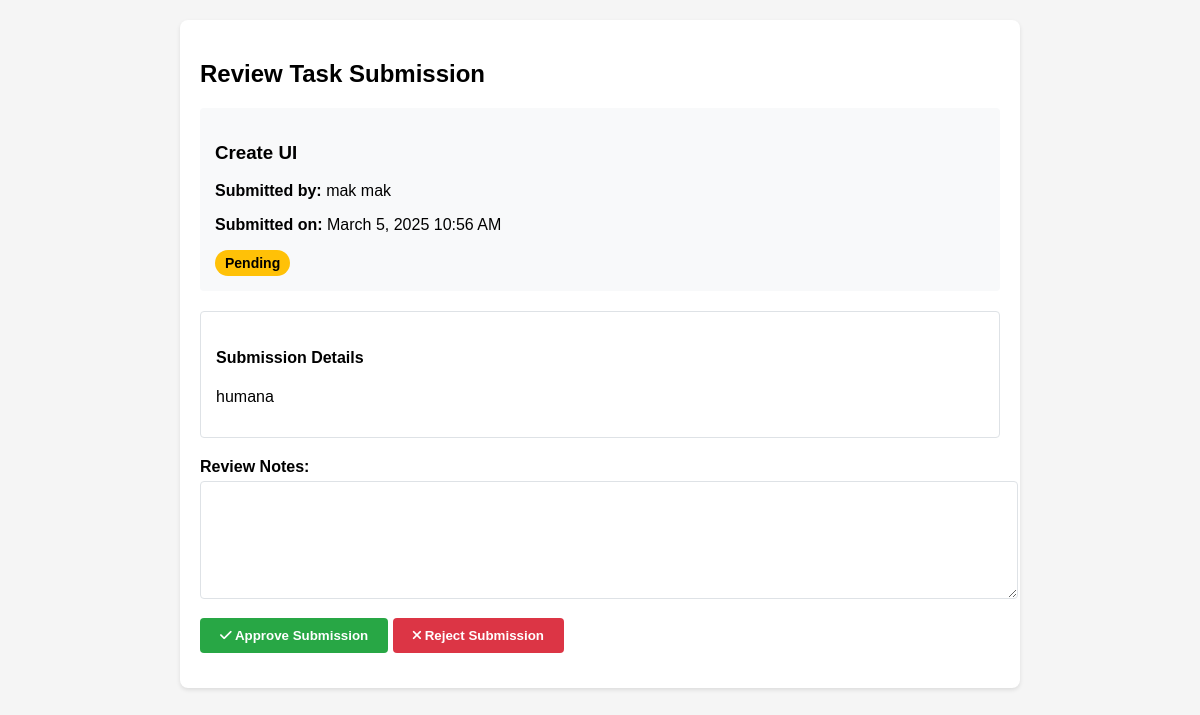
The app's page /review_submission.php?id=1 (signed in) with its own data.
### tables this page shows
CREATE TABLE IF NOT EXISTS `task_submissions` (
  `id` int(11) NOT NULL AUTO_INCREMENT,
  `task_id` int(11) NOT NULL,
  `submitted_by` int(11) NOT NULL,
  `submission_text` text NOT NULL,
  `submitted_at` timestamp NOT NULL DEFAULT current_timestamp(),
  `status` enum('pending','approved','rejected') NOT NULL DEFAULT 'pending',
  `reviewed_by` int(11) DEFAULT NULL,
  `reviewed_at` timestamp NULL DEFAULT NULL,
  `review_notes` text DEFAULT NULL,
  PRIMARY KEY (`id`),
  KEY `task_id` (`task_id`),
  KEY `submitted_by` (`submitted_by`),
  KEY `reviewed_by` (`reviewed_by`),
  CONSTRAINT `task_submissions_ibfk_1` FOREIGN KEY (`task_id`) REFERENCES `tasks` (`id`),
  CONSTRAINT `task_submissions_ibfk_2` FOREIGN KEY (`submitted_by`) REFERENCES `users` (`id`),
  CONSTRAINT `task_submissions_ibfk_3` FOREIGN KEY (`reviewed_by`) REFERENCES `users` (`id`)
);

CREATE TABLE IF NOT EXISTS `tasks` (
  `id` int(11) NOT NULL AUTO_INCREMENT,
  `title` varchar(255) NOT NULL,
  `description` text NOT NULL,
  `created_by` int(11) NOT NULL,
  `assigned_to` int(11) NOT NULL,
  `created_at` timestamp NOT NULL DEFAULT current_timestamp(),
  `due_date` datetime NOT NULL,
  `status` enum('pending','completed') NOT NULL DEFAULT 'pending',
  PRIMARY KEY (`id`),
  KEY `created_by` (`created_by`),
  KEY `assigned_to` (`assigned_to`),
  CONSTRAINT `tasks_ibfk_1` FOREIGN KEY (`created_by`) REFERENCES `users` (`id`),
  CONSTRAINT `tasks_ibfk_2` FOREIGN KEY (`assigned_to`) REFERENCES `users` (`id`)
);

CREATE TABLE IF NOT EXISTS `users` (
  `id` int(11) NOT NULL AUTO_INCREMENT,
  `first_name` varchar(100) NOT NULL,
  `last_name` varchar(100) NOT NULL,
  `middle_name` varchar(100) DEFAULT NULL,
  `username` varchar(100) NOT NULL,
  `password` varchar(255) NOT NULL,
  `role` enum('admin','staff') NOT NULL DEFAULT 'staff',
  `phone` varchar(20) DEFAULT NULL,
  PRIMARY KEY (`id`),
  UNIQUE KEY `username` (`username`)
);

### review_submission.php (the view, shortened to what this page needs)
<?php
require_once 'config.php';
$conn = new mysqli($host, $db_username, $db_password, $dbname);
if (isset($_GET['id'])) {
    $submission_id = $_GET['id'];
    $query = "SELECT ts.*, t.title as task_title, t.description as task_description,
                     u.first_name, u.last_name, u.username
              FROM task_submissions ts
              JOIN tasks t ON ts.task_id = t.id
              JOIN users u ON ts.submitted_by = u.id
              WHERE ts.id = ?";
    $stmt = $conn->prepare($query);
    $stmt->bind_param("i", $submission_id);
    $stmt->execute();
    $result = $stmt->get_result();
    $submission = $result->fetch_assoc();
}
?>
<!DOCTYPE html>
<html lang="en">
<head>
    <link rel="stylesheet" href="https://cdnjs.cloudflare.com/ajax/libs/font-awesome/6.0.0/css/all.min.css">
</head>
<body>
    <div class="container">
        <h2>Review Task Submission</h2>
        <div class="task-info">
            <h3><?php echo htmlspecialchars($submission['task_title']); ?></h3>
            <p><strong>Submitted by:</strong> <?php echo htmlspecialchars($submission['first_name'] . ' ' . $submission['last_name']); ?></p>
            <p><strong>Submitted on:</strong> <?php echo date('F j, Y g:i A', strtotime($submission['submitted_at'])); ?></p>
            <span class="status-badge status-<?php echo $submission['status']; ?>">
                <?php echo ucfirst($submission['status']); ?>
            </span>
        </div>
        <div class="submission-content">
            <h4>Submission Details</h4>
            <p><?php echo nl2br(htmlspecialchars($submission['submission_text'])); ?></p>
        </div>
        <?php if ($submission['status'] === 'pending'): ?>
        <form class="review-form" method="POST">
            <div class="form-group">
                <label for="review_notes">Review Notes:</label>
                <textarea name="review_notes" id="review_notes" required></textarea>
            </div>
            <div class="form-group">
                <button type="submit" name="status" value="approved" class="btn btn-approve">
                    <i class="fas fa-check"></i> Approve Submission
                </button>
                <button type="submit" name="status" value="rejected" class="btn btn-reject">
                    <i class="fas fa-times"></i> Reject Submission
                </button>
            </div>
        </form>
        <?php endif; ?>
    </div>
</body>
</html>

### review_submission.php (style rules this page uses)
body { font-family: Arial, sans-serif; margin: 0; padding: 20px; background: #f5f5f5; }
.container { max-width: 800px; margin: 0 auto; background: white; padding: 20px; border-radius: 8px; box-shadow: 0 2px 4px rgba(0,0,0,0.1); }
.task-info { margin-bottom: 20px; padding: 15px; background: #f8f9fa; border-radius: 4px; }
.submission-content { margin: 20px 0; padding: 15px; background: #fff; border: 1px solid #dee2e6; border-radius: 4px; }
.review-form { margin-top: 20px; }
.form-group { margin-bottom: 15px; }
label { display: block; margin-bottom: 5px; font-weight: bold; }
textarea { width: 100%; padding: 8px; border: 1px solid #dee2e6; border-radius: 4px; min-height: 100px; }
.btn { padding: 10px 20px; border: none; border-radius: 4px; cursor: pointer; font-weight: bold; }
.btn-approve { background: #28a745; color: white; }
.btn-reject { background: #dc3545; color: white; }
.status-badge { display: inline-block; padding: 5px 10px; border-radius: 15px; font-size: 14px; font-weight: bold; }
.status-pending { background: #ffc107; color: #000; }

### records on screen
task_submissions: task.title "Create UI", submitted_by.last_name "mak mak", submitted_at "March 5, 2025 10:56 AM", status "Pending", submission_text "humana"
